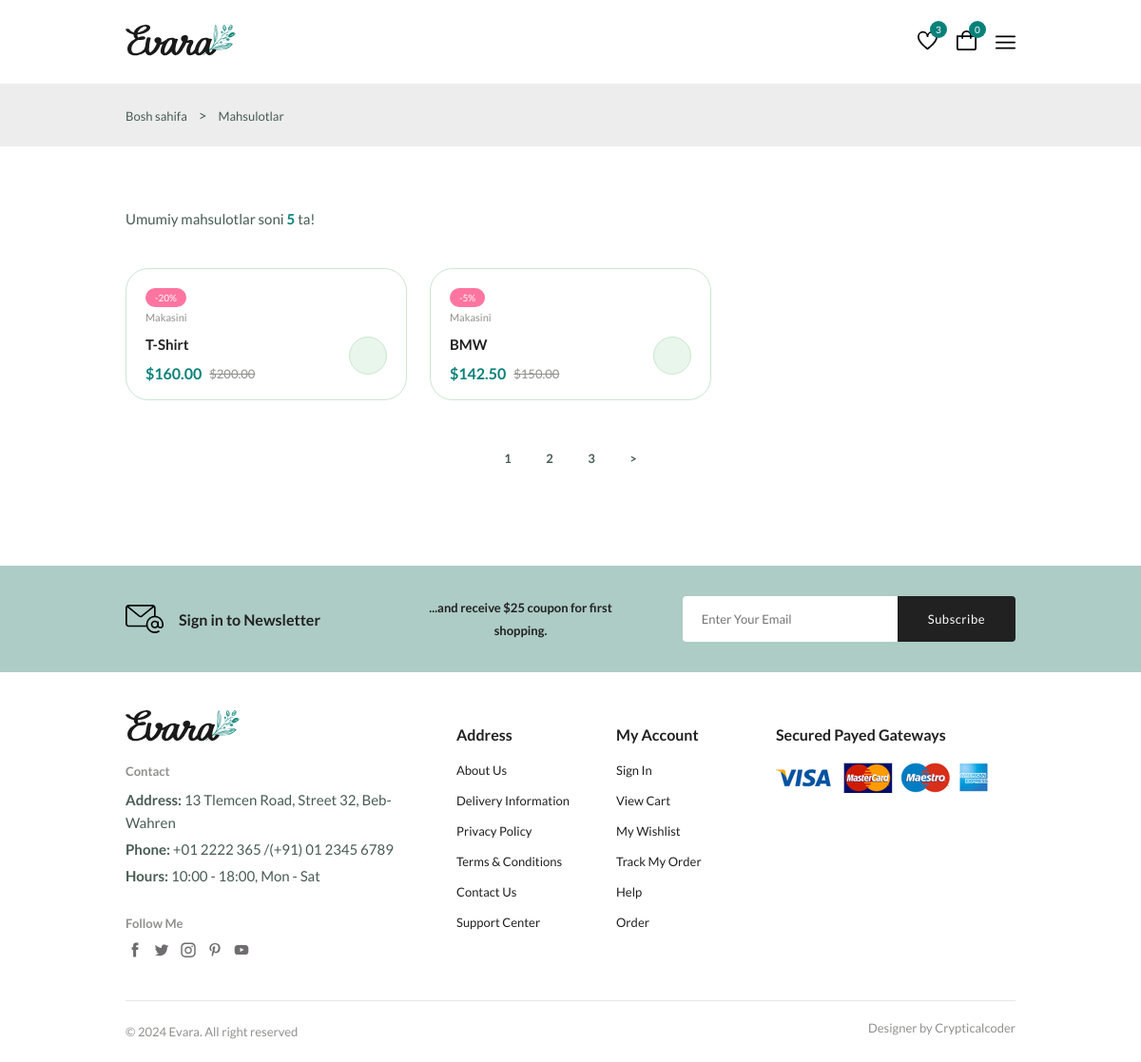
The app's page /shop/ with its own data.
### shop/models/products.py (models this page shows, shortened)
class Product(models.Model):
    name = models.CharField(max_length=200)
    description = models.TextField(null=True, blank=True)
    brand = models.CharField(max_length=100)
    price = models.DecimalField(max_digits=11, decimal_places=2)
    discount = models.PositiveBigIntegerField(default=0)
    category = models.ForeignKey(Category, on_delete=models.CASCADE, related_name='products')
    image = models.ImageField(upload_to='products/', blank=True, null=True)
    quantity = models.PositiveIntegerField(default=0)
    discount_price = models.DecimalField(max_digits=10, decimal_places=2, blank=True, null=True)

class Category(models.Model):
    name = models.CharField(max_length=100)
    image = models.ImageField(upload_to='category_images/', blank=True, null=True)

### shop/views/shop.py (the view)
# urls.py: path('', include('shop.urls'))
def shop(request):
    products = Product.objects.all()
    q = request.GET.get('q')
    if q:
        products = Product.objects.filter(Q(name__icontains=q) | Q(description__contains=q))
    paginator = Paginator(products, 2)
    cart = Cart(request)
    page = request.GET.get('page')
    page_products = paginator.get_page(page)
    data = {'path': 'Mahsulotlar',
            'products': page_products,
            'cart_count':cart.get_count(),
            'count': products.count()
            }
    return render(request, "shop/shop.html", context=data)

### shop/utlis.py (called while the page is built)
    def get_count(self):
        return len(self.cart.keys())

### shop/templates/shop/shop.html
{% extends "base.html" %}
{% block main %}
      {% include "components/path.html" %}
      {% include "components/product-to-shop.html" %}
      {% include "components/newsletter.html" %}
{% endblock main %}

### templates/components/product-to-shop.html (shortened to what this page needs)
{% load static %}
<section class="products container section--lg">
  {% if products %}
        <p class="total__products">
            Umumiy mahsulotlar soni <span>{{count}}</span> ta!
        </p>
        <div class="products__container grid">
        {% for product in products %}
          <div class="product__item">
              <div class="product__banner">
                    <a href="details.html" class="product__images">
                    </a>
                  {% if product.discount > 0 %}
                        <div class="product__badge light-pink">-{{product.discount}}%</div>
                  {% endif %}
              </div>
                  <div class="product__content">
                    <span class="product__category">{{product.category.name}}</span>
                    <a href="details.html">
                      <h3 class="product__title">{{product.name}}</h3>
                    </a>
                    <div class="product__price flex">
                        {% if product.discount_price %}
                            <span class="new__price">${{ product.discount_price }}</span>
                            <span class="old__price">${{ product.price }}</span>
                        {% else %}
                            <span class="new__price">${{ product.price }}</span>
                        {% endif %}
                    </div>
                    <a
                      href="#"
                      class="action__btn cart__btn"
                      aria-label="Add To Cart"
                      data-product-id="{{product.id}}"
                    >
                    </a>
                </div>
            </div>
        {% endfor %}
        </div>
          <ul class="pagination">
              {% for page in products.paginator.page_range %}
                  <li><a href="?page={{page}}" class="pagination__link " {% if products.number == page %}active{% endif %}>{{page}}</a></li>
              {% endfor %}
              {% if products.has_next %}
                  <li><a href="?page={{products.next_page_number}}" class="pagination__link ">></a></li>
              {% endif %}
          </ul>
  {% endif %}
</section>

### records on screen
Product: discount "20", category.name "Makasini", name "T-Shirt", discount_price "160.00", price "200.00"
Product: discount "5", category.name "Makasini", name "BMW", discount_price "142.50", price "150.00"

### other values on screen
{{ path }} "Mahsulotlar"
{{ count }} "5"
{{ page }} "1" "2" "3"
